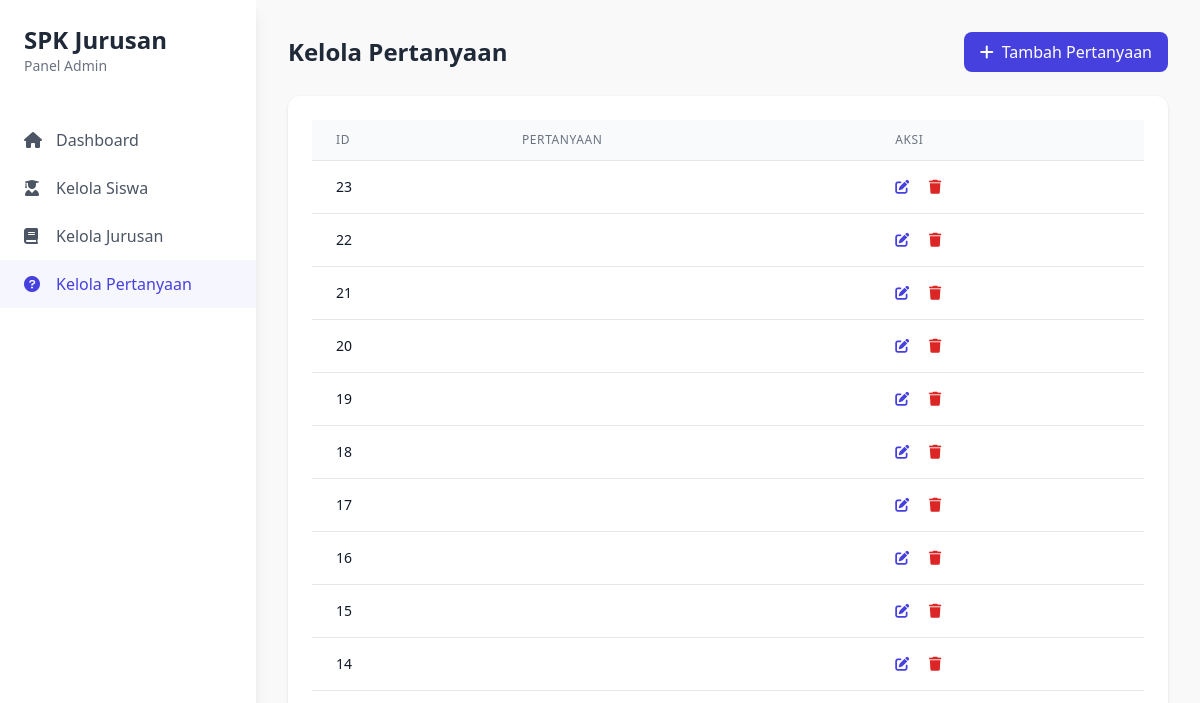
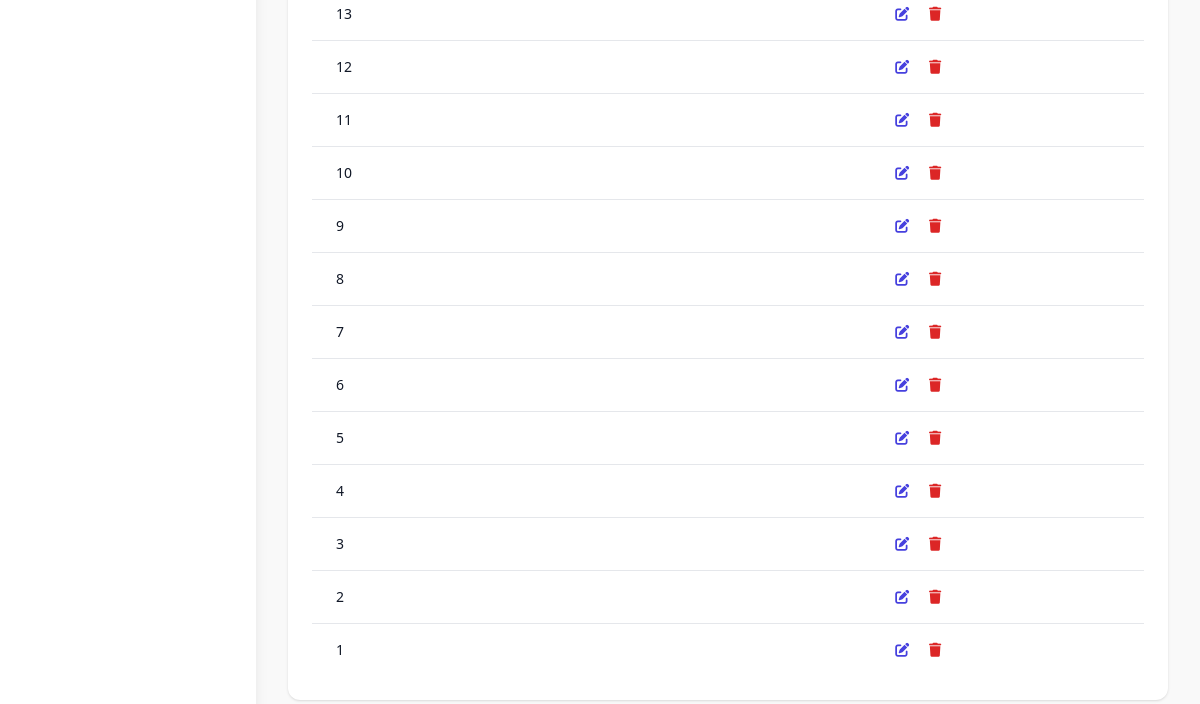
The app's page /admin/manage_pertanyaan.php (signed in), older data (2 pictures, top to bottom).
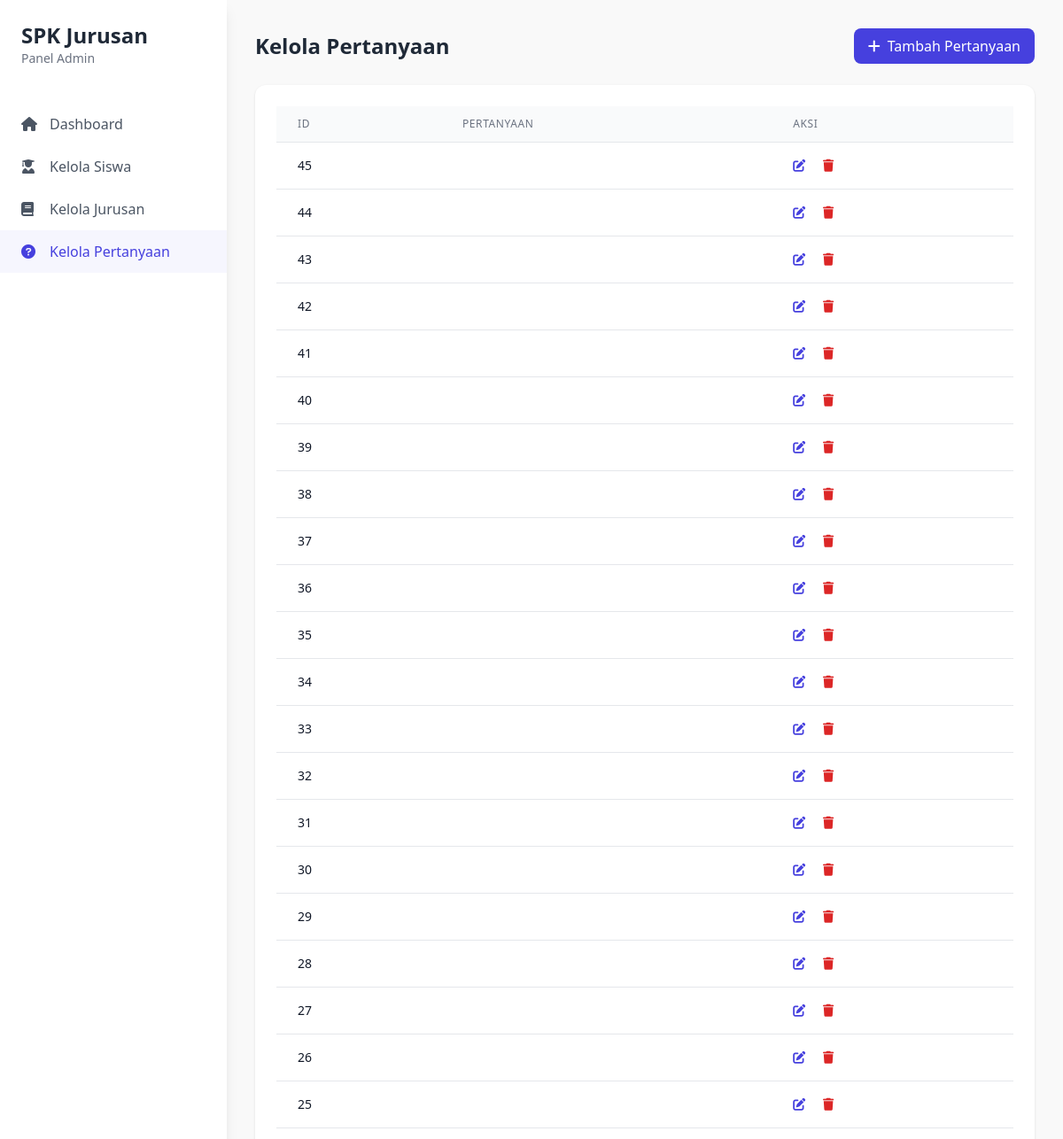
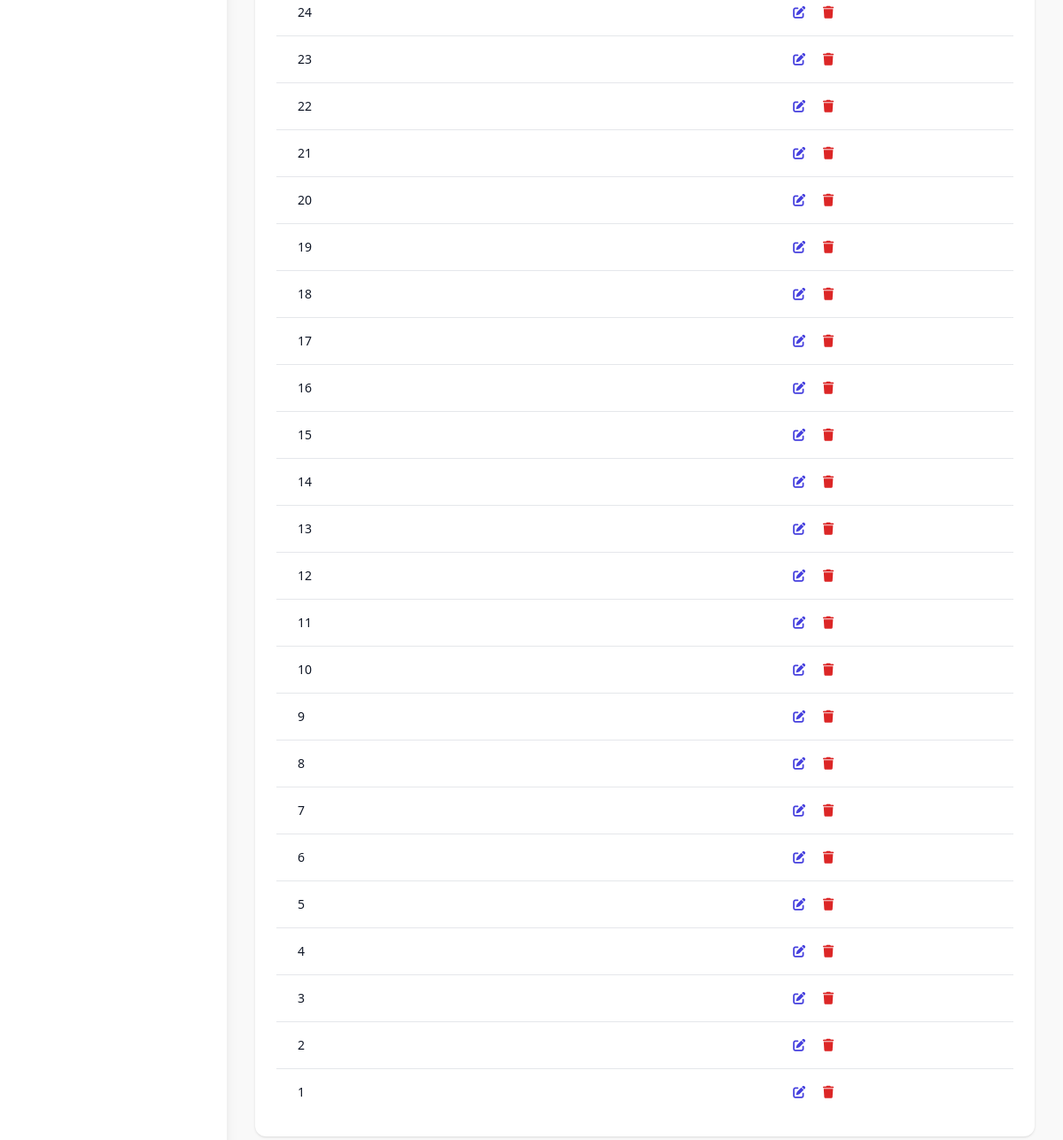
The same page, newer data (2 pictures, top to bottom).
### tables this page shows
CREATE TABLE pertanyaan (
    id_pertanyaan INT AUTO_INCREMENT PRIMARY KEY,
    kode_pertanyaan VARCHAR(10) NOT NULL,
    isi_pertanyaan TEXT NOT NULL,
    id_kecerdasan INT NOT NULL,
    FOREIGN KEY (id_kecerdasan) REFERENCES kecerdasan(id_kecerdasan)
);

### admin/manage_pertanyaan.php (the view, shortened to what this page needs)
<?php
require_once '../includes/functions.php';
$query = "SELECT * FROM pertanyaan ORDER BY id_pertanyaan DESC";
$result = mysqli_query($conn, $query);
$pertanyaan_list = [];
while ($row = mysqli_fetch_assoc($result)) {
    $pertanyaan_list[] = $row;
}
?>
<!DOCTYPE html>
<html lang="id">
<head>
    <script src="https://cdn.tailwindcss.com"></script>
    <link rel="stylesheet" href="https://cdnjs.cloudflare.com/ajax/libs/font-awesome/6.0.0-beta3/css/all.min.css" />
</head>
<body class="bg-[#F9F9F9] min-h-screen">
    <div class="flex min-h-screen">
        <div class="w-64 bg-white shadow-lg">
            <div class="p-6">
                <h1 class="text-2xl font-bold text-gray-800">SPK Jurusan</h1>
                <p class="text-sm text-gray-500">Panel Admin</p>
            </div>
            <nav class="mt-4">
                <a href="dashboard.php" class="flex items-center px-6 py-3 text-gray-600 hover:bg-accent hover:text-primary">
                    <i class="fas fa-home w-5"></i>
                    <span class="ml-3">Dashboard</span>
                </a>
                <a href="manage_siswa.php" class="flex items-center px-6 py-3 text-gray-600 hover:bg-accent hover:text-primary">
                    <i class="fas fa-user-graduate w-5"></i>
                    <span class="ml-3">Kelola Siswa</span>
                </a>
                <a href="manage_jurusan.php" class="flex items-center px-6 py-3 text-gray-600 hover:bg-accent hover:text-primary">
                    <i class="fas fa-book w-5"></i>
                    <span class="ml-3">Kelola Jurusan</span>
                </a>
                <a href="manage_pertanyaan.php" class="flex items-center px-6 py-3 bg-accent text-primary">
                    <i class="fas fa-question-circle w-5"></i>
                    <span class="ml-3">Kelola Pertanyaan</span>
                </a>
            </nav>
        </div>
        <div class="flex-1 overflow-auto p-8">
            <div class="flex justify-between items-center mb-6">
                <h2 class="text-2xl font-semibold text-gray-800">Kelola Pertanyaan</h2>
                <a href="tambah_pertanyaan.php" class="bg-primary text-white px-4 py-2 rounded-lg hover:bg-secondary transition">
                    <i class="fas fa-plus mr-2"></i>Tambah Pertanyaan
                </a>
            </div>
            <div class="bg-white rounded-xl shadow p-6">
                <table class="min-w-full divide-y divide-gray-200">
                    <thead class="bg-gray-50">
                        <tr>
                            <th class="px-6 py-3 text-left text-xs font-medium text-gray-500 uppercase tracking-wider">ID</th>
                            <th class="px-6 py-3 text-left text-xs font-medium text-gray-500 uppercase tracking-wider">Pertanyaan</th>
                            <th class="px-6 py-3 text-left text-xs font-medium text-gray-500 uppercase tracking-wider">Aksi</th>
                        </tr>
                    </thead>
                    <tbody class="bg-white divide-y divide-gray-200">
                        <?php if (empty($pertanyaan_list)): ?>
                        <tr>
                            <td colspan="3" class="px-6 py-4 text-center text-gray-500">Belum ada pertanyaan</td>
                        </tr>
                        <?php else: ?>
                            <?php foreach ($pertanyaan_list as $pertanyaan): ?>
                            <tr>
                                <td class="px-6 py-4 whitespace-nowrap text-sm text-gray-900"><?php echo $pertanyaan['id_pertanyaan']; ?></td>
<td class="px-6 py-4 text-sm text-gray-900"><?php echo isset($pertanyaan['pertanyaan']) ? htmlspecialchars($pertanyaan['pertanyaan']) : ''; ?></td>
                                <td class="px-6 py-4 whitespace-nowrap text-sm">
                                    <a href="edit_pertanyaan.php?id=<?php echo $pertanyaan['id_pertanyaan']; ?>" class="text-primary hover:text-secondary mr-4">
                                        <i class="fas fa-edit"></i>
                                    </a>
                                    <a href="manage_pertanyaan.php?delete=<?php echo $pertanyaan['id_pertanyaan']; ?>" onclick="return confirm('Yakin ingin menghapus pertanyaan ini?')" class="text-red-600 hover:text-red-800">
                                        <i class="fas fa-trash"></i>
                                    </a>
                                </td>
                            </tr>
                            <?php endforeach; ?>
                        <?php endif; ?>
                    </tbody>
                </table>
            </div>
        </div>
    </div>
</body>
</html>

Row changes from the older to the newer data that the page shows:
added pertanyaan: id_pertanyaan "45"
added pertanyaan: id_pertanyaan "44"
added pertanyaan: id_pertanyaan "43"
added pertanyaan: id_pertanyaan "42"
added pertanyaan: id_pertanyaan "41"
added pertanyaan: id_pertanyaan "40"
added pertanyaan: id_pertanyaan "39"
added pertanyaan: id_pertanyaan "38"
added pertanyaan: id_pertanyaan "37"
added pertanyaan: id_pertanyaan "36"
added pertanyaan: id_pertanyaan "35"
added pertanyaan: id_pertanyaan "34"
added pertanyaan: id_pertanyaan "33"
added pertanyaan: id_pertanyaan "32"
added pertanyaan: id_pertanyaan "31"
added pertanyaan: id_pertanyaan "30"
added pertanyaan: id_pertanyaan "29"
added pertanyaan: id_pertanyaan "28"
added pertanyaan: id_pertanyaan "27"
added pertanyaan: id_pertanyaan "26"
added pertanyaan: id_pertanyaan "25"
added pertanyaan: id_pertanyaan "24"
